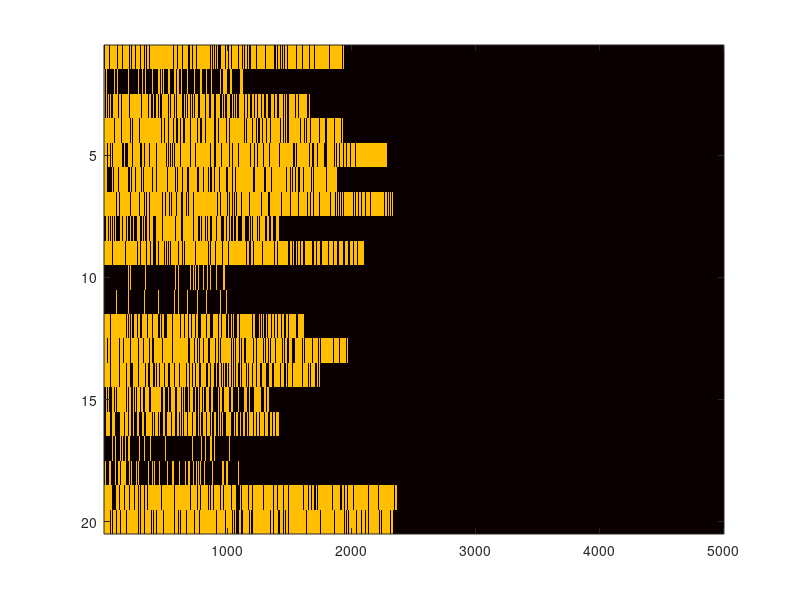

The MATLAB source for this figure:
% Generates simulated spectrum occupancy data for a single channel

% Exponential distribution

% Number of channels
channels = 20;
% Number of samples
samples = 1000;

% Number of columns in channel matrix
n = 5000;

% Randomly generating mu
offset = 0.12;
mu = 2*(rand + offset);

% Generating single channel occupancy data
T = randi([0 1]);
for i = 1:samples
    del = exprnd(mu);
    if del < 1
        T = [T , 0];
    elseif del >= 1
        T = [T , ones(1, round(del))];
    end
end

% Generating band occupancy data
G = zeros(channels, n);
G( 1 , : ) = [ T , zeros(1, n-size(T, 2)) ]; 
for i = 2:channels
    mu = 2*(rand + offset);
    T = randi([0 1]);
    for j = 1:samples
        del = exprnd(mu);
        if del < 1
            T = [T , 0];
        elseif del >= 1
            T = [T , ones(1, round(del))];
        end
    end
    G( i , : ) = [ T , zeros(1, n - size(T,2)) ];
end

G =42.*G;
figure
image(G)
colormap hot